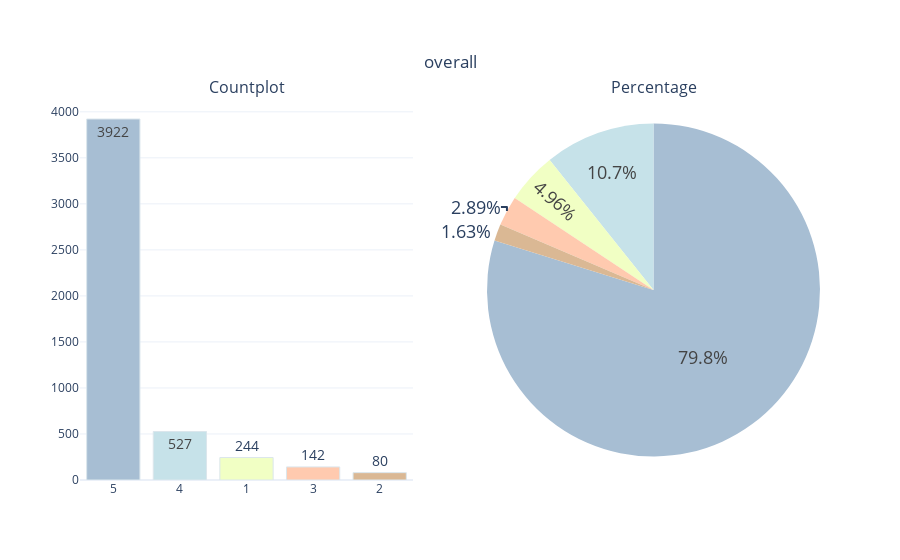

Here is the notebook cell this chart was saved with:
### Code cell
categorical_variable_summary(df, 'overall')

### Figure 1 — Plotly figure (JSON) as saved in the notebook; plotly's stock layout.template omitted (floating-point values rounded to 4 significant figures)
{"data": [{"marker": {"color": ["#A7BED3", "#C6E2E9", "#F1FFC4", "#FFCAAF", "#DAB894"], "line": {"color": "#DBE6EC", "width": 1}}, "name": "overall", "showlegend": false, "text": ["3922", "527", "244", "142", "80"], "textfont": {"size": 14}, "textposition": "auto", "type": "bar", "x": ["5", "4", "1", "3", "2"], "xaxis": "x", "y": [3922, 527, 244, 142, 80], "yaxis": "y"}, {"domain": {"x": [0.55, 1], "y": [0, 1]}, "labels": [5, 4, 1, 3, 2], "marker": {"colors": ["#A7BED3", "#C6E2E9", "#F1FFC4", "#FFCAAF", "#DAB894"]}, "name": "overall", "showlegend": false, "textfont": {"size": 18}, "textposition": "auto", "type": "pie", "values": [3922, 527, 244, 142, 80]}], "layout": {"annotations": [{"font": {"size": 16}, "showarrow": false, "text": "Countplot", "x": 0.225, "xanchor": "center", "xref": "paper", "y": 1, "yanchor": "bottom", "yref": "paper"}, {"font": {"size": 16}, "showarrow": false, "text": "Percentage", "x": 0.775, "xanchor": "center", "xref": "paper", "y": 1, "yanchor": "bottom", "yref": "paper"}], "title": {"text": "overall", "x": 0.5, "xanchor": "center", "y": 0.9, "yanchor": "top"}, "xaxis": {"anchor": "y", "domain": [0, 0.45]}, "yaxis": {"anchor": "x", "domain": [0, 1]}}}
